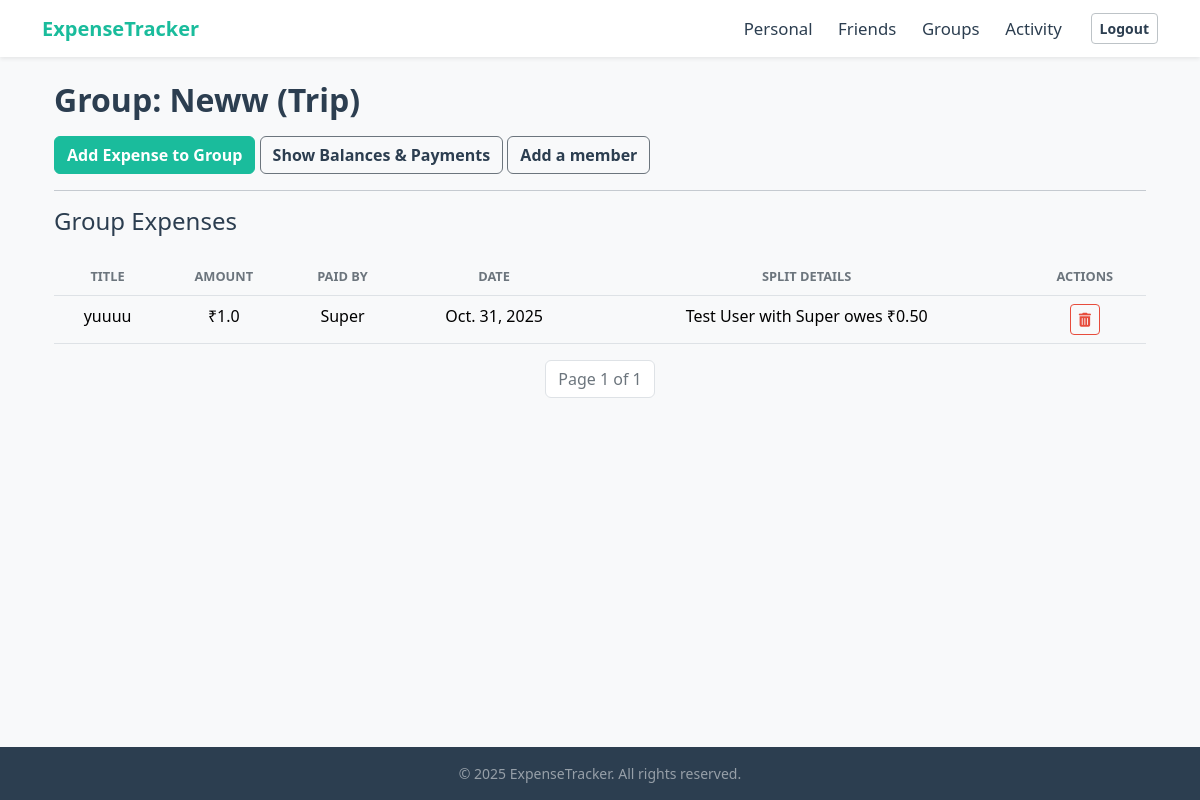
The app's page /group/16/ (signed in), older data.
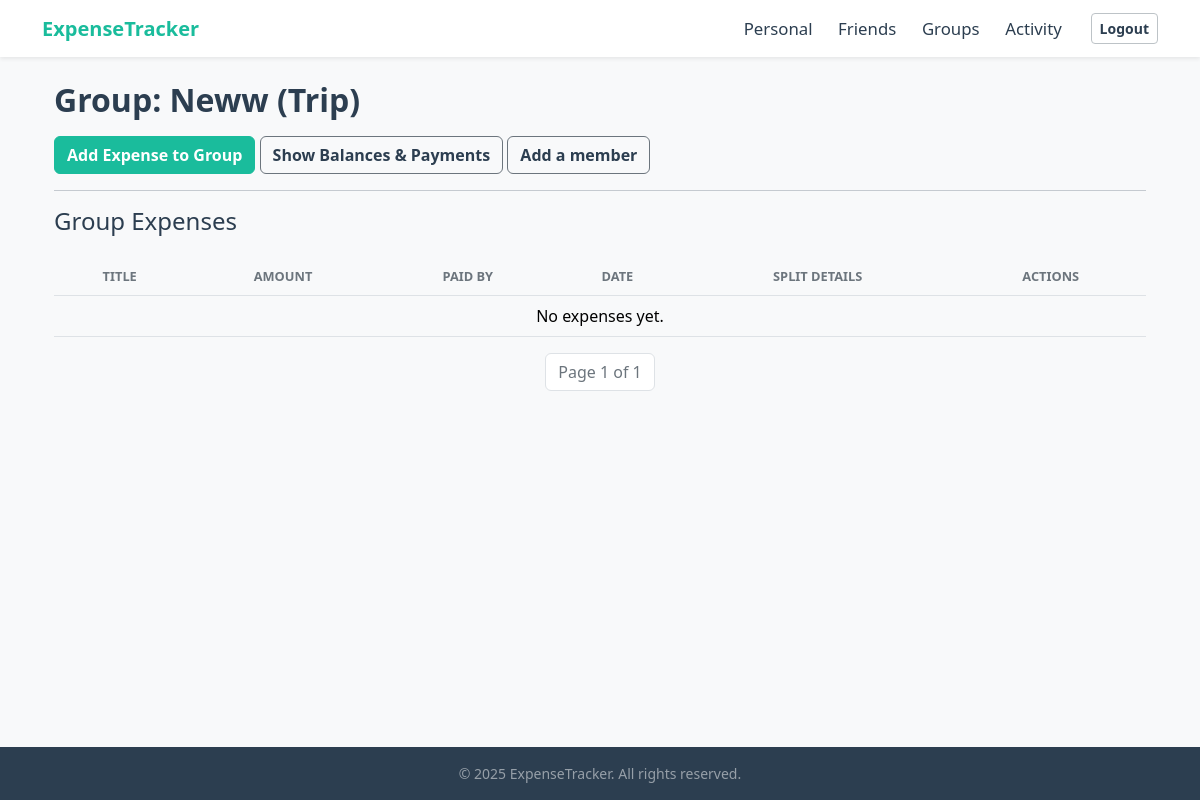
The same page, newer data.
### tracker/models.py (models this page shows, shortened)
class GroupExpense(models.Model):
    group = models.ForeignKey(Groups, on_delete=models.CASCADE, related_name='expenses')
    paid_by = models.ForeignKey(UserRegistration, on_delete=models.CASCADE, related_name='group_paid_expenses')
    title = models.CharField(max_length=200)
    amount = models.FloatField()
    category = models.CharField(max_length=80)
    date = models.DateField(auto_now_add=True)
    created_at = models.DateTimeField(auto_now_add=True)
    total_split_done = models.BooleanField(default=False)

class UserRegistration(models.Model):
    name = models.CharField(max_length=100)
    email = models.CharField(max_length=100,unique=True)
    password = models.CharField(max_length=100)

class GroupExpenseSplit(models.Model):
    expense = models.ForeignKey(GroupExpense, on_delete=models.CASCADE, related_name="splits")
    user = models.ForeignKey(UserRegistration, on_delete=models.CASCADE, related_name="group_expense_splits")
    amount_owed = models.DecimalField(max_digits=10, decimal_places=2)
    is_paid = models.BooleanField(default=False)

### tracker/views.py (the view)
# urls.py: path('group/<int:group_id>/', views.group_details, name='group_details'),
def group_details(request, group_id):
    if 'username' not in request.session:
        messages.error(request, "Please log in to access this page.")
        return redirect('login')
    user_id = request.session.get('user_id')
    user = UserRegistration.objects.get(id=user_id)
    group = get_object_or_404(Groups, id=group_id)
    all_members = group.members.all()
    all_group_expenses = GroupExpense.objects.filter(group=group).prefetch_related('splits', 'paid_by').order_by('-date')
    all_friend_expenses = FriendExpense.objects.filter(
        group=group,                         #only Get payments linked to this group
    ).order_by('-date').select_related('user', 'friend_user', 'paid_by')
    balance_summary = []
    for member in all_members:
        if member.id == user.id:
            continue  # Skip current user
        member_owes_user = GroupExpenseSplit.objects.filter(
            expense__in=all_group_expenses,                   #In this group's expenses
            expense__paid_by=user,                  #Paid by current user
            user=member                             #For this specific member's share
        ).aggregate(total=Sum('amount_owed'))['total'] or Decimal("0.00") #FIX : Use Decimal
        user_owes_member = GroupExpenseSplit.objects.filter(
            expense__in=all_group_expenses,                   #In this group's expenses
            expense__paid_by=member,                #Paid by this specific member
            user=user                               #For current user's share
        ).aggregate(total=Sum('amount_owed'))['total'] or Decimal("0.00") #FIX : Use Decimal
        group_balance = member_owes_user - user_owes_member  #This is Decimal
        friend_balance_user_created_float = all_friend_expenses.filter(
            user=user,
            friend_user=member
        ).aggregate(total=Sum('amount_owed'))['total'] or 0.0
        friend_balance_member_created_float = all_friend_expenses.filter(
            user=member,
            friend_user=user
        ).aggregate(total=Sum('amount_owed'))['total'] or 0.0
        total_friend_balance = Decimal(friend_balance_user_created_float) - Decimal(friend_balance_member_created_float)
        net_balance = group_balance + total_friend_balance
        if abs(net_balance) > 0.01:  # Small threshold to avoid floating-point issues
            balance_summary.append({
                'member': member,
                'balance': net_balance
            })
    group_paginator = Paginator(all_group_expenses, 10)
    page_number = request.GET.get('page')
    expenses_page_obj = group_paginator.get_page(page_number)
    friend_paginator = Paginator(all_friend_expenses, 5)
    pay_page_number = request.GET.get('pay_page')
    friend_expenses_page_obj = friend_paginator.get_page(pay_page_number)
    context = {
        'group': group,
        'expenses_page_obj': expenses_page_obj,
        'friend_expenses_page_obj': friend_expenses_page_obj,
        'current_user': user,
        'balance_summary': balance_summary,
        'members':group.members.all(), #Passing all members to template for if checks
    }
    return render(request, 'tracker/group_details.html', context)

### tracker/templates/tracker/group_details.html (shortened to what this page needs)
{% extends 'tracker/base.html' %}
{% load static %}
{% block content %}
<div class="container mt-4">
    <h2 class="mb-3">Group: {{ group.name }} ({{ group.category }})</h2>
    <div class="d-grid gap-2 d-md-block mb-3">
        <a href="{% url 'add_group_expense' group_id=group.id %}" class="btn btn-primary">Add Expense to Group</a>
        <button class="btn btn-outline-secondary" type="button" data-bs-toggle="collapse" data-bs-target="#balanceDetails" aria-expanded="false" aria-controls="balanceDetails">
            Show Balances & Payments
        </button>
        <a href="{% url 'add_members' group_id=group.id %}" class="btn btn-outline-secondary">Add a member</a>
    </div>
    <hr>
    <h4 class="mb-0 fw-light">Group Expenses</h4><br>
    <table class="table table-hover">
        <thead class="table-light text-center">
            <tr>
                <th>Title</th>
                <th>Amount</th>
                <th>Paid By</th>
                <th>Date</th>
                <th>Split Details</th>
                <th>Actions</th>
            </tr>
        </thead>
        <tbody>
            {% for expense in expenses_page_obj %}
            <tr>
                <td class="text-center">{{ expense.title }}</td>
                <td class="text-center">₹{{ expense.amount }}</td>
                <td class="text-center">{{ expense.paid_by.name }}</td>
                <td class="text-center">{{ expense.date }}</td>
                <td class="text-center">
                    {% for split in expense.splits.all %}
                        {% if split.user != expense.paid_by and split.amount_owed > 0 %}
                            {{ split.user.name }} owes ₹{{ split.amount_owed|floatformat:2 }}<br>
                        {% endif %}
                    {% empty %}
                        No split data yet.
                    {% endfor %}
                </td>
                <td class="text-center align-middle">
                    <a href="{% url 'delete_group_expense' expense.id %}" class="btn btn-sm btn-outline-danger">
                        <i class="fas fa-trash-alt"></i>
                    </a>
                </td>
            </tr>
            {% empty %}
                <tr><td colspan="7" class="text-center">No expenses yet.</td></tr>
            {% endfor %}
        </tbody>
    </table>
    <nav aria-label="Group Expenses navigation">
        <ul class="pagination justify-content-center">
            <li class="page-item disabled">
                <span class="page-link">Page {{ expenses_page_obj.number }} of {{ expenses_page_obj.paginator.num_pages }}</span>
            </li>
        </ul>
    </nav>
{% endblock %}

Row changes from the older to the newer data that the page shows:
removed GroupExpense: title "yuuuu", amount "1.0", paid_by.name "Super", date "Oct. 31, 2025"
removed GroupExpenseSplit: user.name "Test User with Super", amount_owed "0.50"
Text that changed along with them:
text now shown: "No expenses yet."
